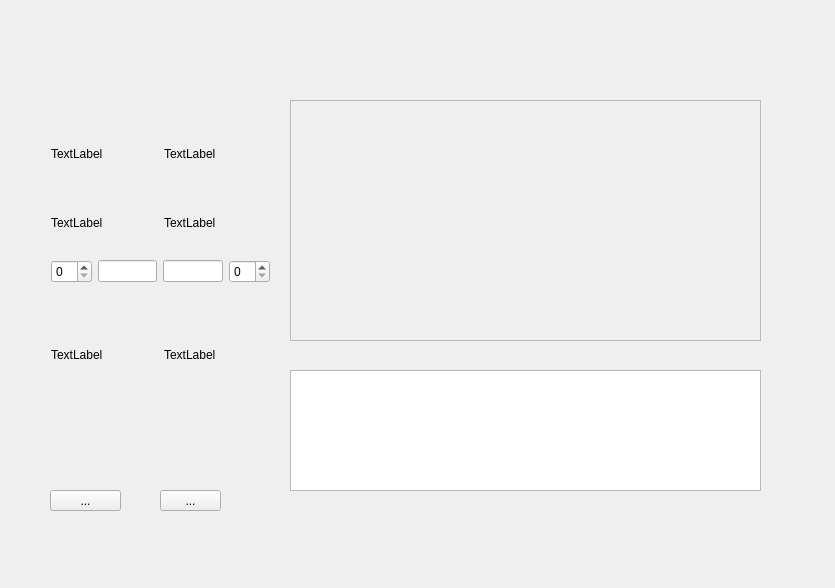
<?xml version="1.0" encoding="UTF-8"?>
<ui version="4.0">
 <class>MainWindowClass</class>
 <widget class="QWidget" name="MainWindowClass">
  <property name="geometry">
   <rect>
    <x>0</x>
    <y>0</y>
    <width>835</width>
    <height>588</height>
   </rect>
  </property>
  <property name="windowTitle">
   <string>MainWindow</string>
  </property>
  <widget class="QWidget" name="layoutWidget">
   <property name="geometry">
    <rect>
     <x>40</x>
     <y>111</y>
     <width>241</width>
     <height>321</height>
    </rect>
   </property>
   <layout class="QVBoxLayout" name="verticalLayout_2">
    <item>
     <layout class="QGridLayout" name="gridLayout">
      <item row="0" column="0">
       <widget class="QLabel" name="label">
        <property name="text">
         <string>TextLabel</string>
        </property>
       </widget>
      </item>
      <item row="0" column="1">
       <widget class="QLabel" name="label_2">
        <property name="text">
         <string>TextLabel</string>
        </property>
       </widget>
      </item>
      <item row="1" column="0">
       <widget class="QLabel" name="label_3">
        <property name="text">
         <string>TextLabel</string>
        </property>
       </widget>
      </item>
      <item row="1" column="1">
       <widget class="QLabel" name="label_4">
        <property name="text">
         <string>TextLabel</string>
        </property>
       </widget>
      </item>
     </layout>
    </item>
    <item>
     <layout class="QHBoxLayout" name="horizontalLayout_2">
      <item>
       <widget class="QSpinBox" name="spinBox"/>
      </item>
      <item>
       <widget class="QLineEdit" name="lineEdit"/>
      </item>
      <item>
       <spacer name="horizontalSpacer">
        <property name="orientation">
         <enum>Qt::Horizontal</enum>
        </property>
        <property name="sizeHint" stdset="0">
         <size>
          <width>40</width>
          <height>20</height>
         </size>
        </property>
       </spacer>
      </item>
      <item>
       <widget class="QLineEdit" name="lineEdit_2"/>
      </item>
      <item>
       <widget class="QSpinBox" name="spinBox_2"/>
      </item>
     </layout>
    </item>
    <item>
     <layout class="QHBoxLayout" name="horizontalLayout_3">
      <item>
       <widget class="QLabel" name="label_5">
        <property name="text">
         <string>TextLabel</string>
        </property>
       </widget>
      </item>
      <item>
       <widget class="QLabel" name="label_6">
        <property name="text">
         <string>TextLabel</string>
        </property>
       </widget>
      </item>
     </layout>
    </item>
   </layout>
  </widget>
  <widget class="QTextBrowser" name="textBrowser">
   <property name="geometry">
    <rect>
     <x>290</x>
     <y>370</y>
     <width>471</width>
     <height>121</height>
    </rect>
   </property>
  </widget>
  <widget class="QSplitter" name="splitter">
   <property name="geometry">
    <rect>
     <x>290</x>
     <y>100</y>
     <width>471</width>
     <height>241</height>
    </rect>
   </property>
   <property name="orientation">
    <enum>Qt::Horizontal</enum>
   </property>
   <widget class="QFrame" name="frame">
    <property name="frameShape">
     <enum>QFrame::StyledPanel</enum>
    </property>
    <property name="frameShadow">
     <enum>QFrame::Raised</enum>
    </property>
   </widget>
  </widget>
  <widget class="QToolButton" name="toolButton">
   <property name="geometry">
    <rect>
     <x>50</x>
     <y>490</y>
     <width>71</width>
     <height>21</height>
    </rect>
   </property>
   <property name="text">
    <string>...</string>
   </property>
  </widget>
  <widget class="QToolButton" name="toolButton_2">
   <property name="geometry">
    <rect>
     <x>160</x>
     <y>490</y>
     <width>61</width>
     <height>21</height>
    </rect>
   </property>
   <property name="text">
    <string>...</string>
   </property>
  </widget>
 </widget>
 <layoutdefault spacing="6" margin="11"/>
 <resources>
  <include location="mainwindow.qrc"/>
 </resources>
 <connections/>
</ui>
